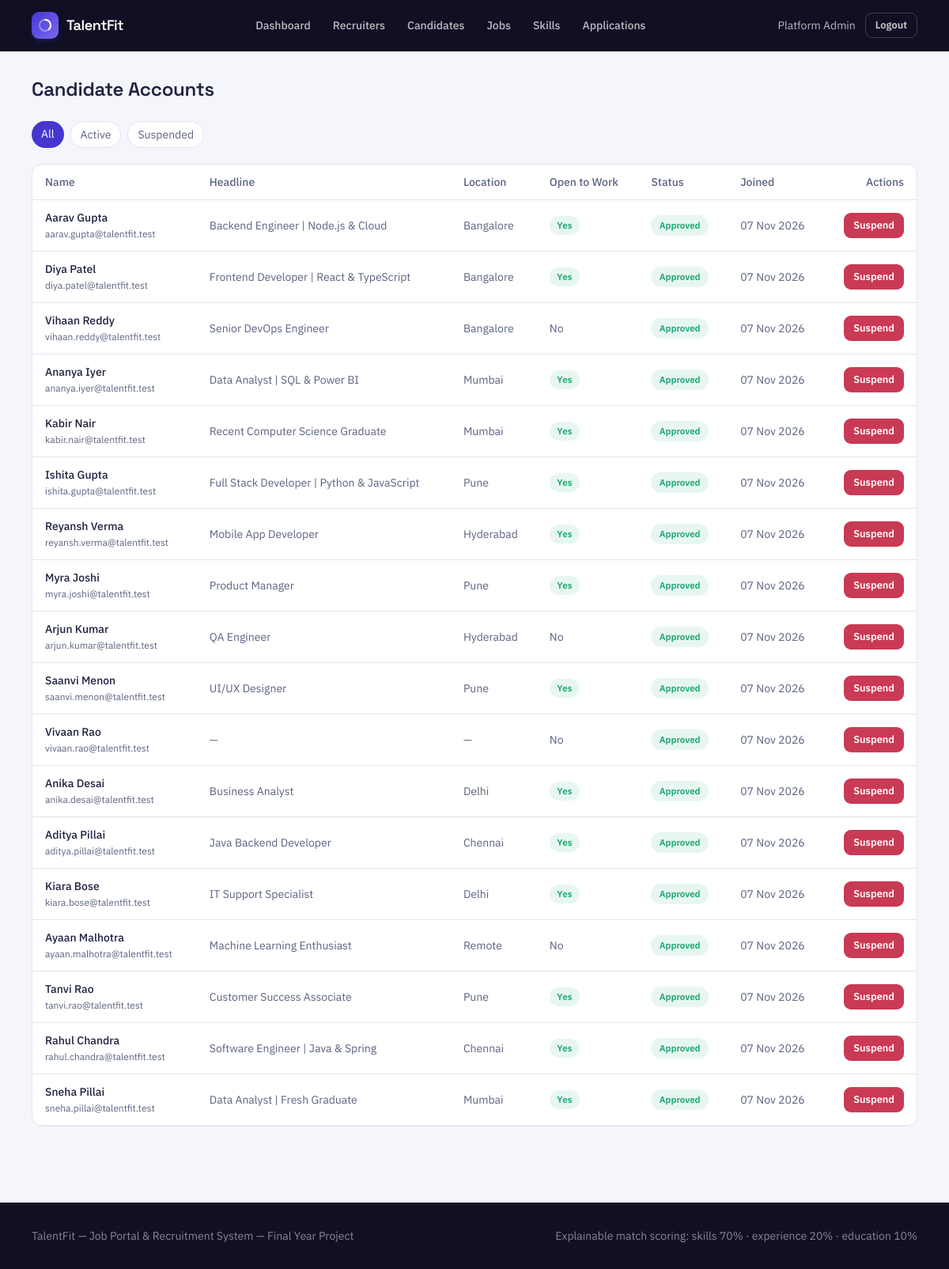
The app's page /admin/candidates (signed in) with its own data.
### tables this page shows
CREATE TABLE users (
    id INT AUTO_INCREMENT PRIMARY KEY,
    name VARCHAR(150) NOT NULL,
    email VARCHAR(190) NOT NULL UNIQUE,
    password_hash VARCHAR(255) NULL,
    role ENUM('admin', 'recruiter', 'candidate') NOT NULL,
    status ENUM('pending', 'approved', 'rejected', 'suspended') NOT NULL DEFAULT 'approved',
    source ENUM('seed', 'self_registered', 'bulk_import', 'admin_manual') NOT NULL DEFAULT 'self_registered',
    reset_token VARCHAR(64) NULL,
    reset_token_expires_at DATETIME NULL,
    created_at TIMESTAMP NOT NULL DEFAULT CURRENT_TIMESTAMP,
    updated_at TIMESTAMP NOT NULL DEFAULT CURRENT_TIMESTAMP ON UPDATE CURRENT_TIMESTAMP
);

CREATE TABLE candidate_profiles (
    user_id INT PRIMARY KEY,
    headline VARCHAR(200) NULL,
    photo_path VARCHAR(255) NULL,
    resume_path VARCHAR(255) NULL,
    location VARCHAR(150) NULL,
    phone VARCHAR(30) NULL,
    open_to_work TINYINT(1) NOT NULL DEFAULT 1,
    CONSTRAINT fk_cp_user FOREIGN KEY (user_id) REFERENCES users(id) ON DELETE CASCADE
);

### app/views/admin/candidates/index.php (the view, shortened to what the rows shown need)
<h1 class="font-display font-semibold text-2xl text-ink mb-6">Candidate Accounts</h1>
<div class="flex gap-2 mb-5 text-sm">
    <?php foreach (['' => 'All', 'approved' => 'Active', 'suspended' => 'Suspended'] as $val => $label): ?>
        <a href="<?= Router::url('/admin/candidates' . ($val ? '?status=' . $val : '')) ?>"
           class="px-3 py-1.5 rounded-full <?= ($status ?: '') === $val ? 'bg-indigo text-white' : 'bg-white border hairline text-slateink' ?>"><?= $label ?></a>
    <?php endforeach; ?>
</div>
<div class="card-surface overflow-x-auto">
    <table class="w-full text-sm">
        <thead>
            <tr class="text-left text-slateink border-b hairline">
                <th class="py-3 px-4 font-medium">Name</th>
                <th class="py-3 px-4 font-medium">Headline</th>
                <th class="py-3 px-4 font-medium">Location</th>
                <th class="py-3 px-4 font-medium">Open to Work</th>
                <th class="py-3 px-4 font-medium">Status</th>
                <th class="py-3 px-4 font-medium">Joined</th>
                <th class="py-3 px-4 font-medium text-right">Actions</th>
            </tr>
        </thead>
        <tbody>
        <?php foreach ($candidates as $c): ?>
            <tr class="border-b hairline">
                <td class="py-3 px-4 font-medium text-ink"><?= e($c['name']) ?><br><span class="text-slateink text-xs font-normal"><?= e($c['email']) ?></span></td>
                <td class="py-3 px-4 text-slateink"><?= e($c['headline'] ?? '—') ?></td>
                <td class="py-3 px-4 text-slateink"><?= e($c['location'] ?? '—') ?></td>
                <td class="py-3 px-4"><?= !empty($c['open_to_work']) ? '<span class="chip chip-met">Yes</span>' : '<span class="text-slateink">No</span>' ?></td>
                <td class="py-3 px-4"><span class="status-badge status-<?= e($c['status']) ?> capitalize"><?= e($c['status']) ?></span></td>
                <td class="py-3 px-4 text-slateink"><?= format_date($c['created_at']) ?></td>
                <td class="py-3 px-4 text-right">
                    <?php if ($c['status'] === 'suspended'): ?>
                        <form method="post" action="<?= Router::url('/admin/candidates/' . $c['id'] . '/unsuspend') ?>"><?= Csrf::field() ?><button class="btn-secondary btn-sm">Reinstate</button></form>
                    <?php else: ?>
                        <form method="post" action="<?= Router::url('/admin/candidates/' . $c['id'] . '/suspend') ?>"><?= Csrf::field() ?><button class="btn-danger btn-sm">Suspend</button></form>
                    <?php endif; ?>
                </td>
            </tr>
        <?php endforeach; ?>
        </tbody>
    </table>
</div>

### core/Router.php (shortened to what the rows shown need)
<?php
class Router
{
    private array $routes = ['GET' => [], 'POST' => []];
    private static string $basePath = '';
    public static function setBasePath(string $path): void
    {
        self::$basePath = rtrim($path, '/');
    }
    public static function url(string $path = ''): string
    {
        return self::$basePath . $path;
    }
    public function get(string $pattern, array $handler): void
    {
        $this->routes['GET'][$pattern] = $handler;
    }
    public function post(string $pattern, array $handler): void
    {
        $this->routes['POST'][$pattern] = $handler;
    }
    public function dispatch(string $method, string $uri): void
    {
        $path = parse_url($uri, PHP_URL_PATH) ?? '/';
        $path = rtrim($path, '/');
        foreach ($this->routes[$method] ?? [] as $pattern => $handler) {
            $params = $this->match($pattern, $path);
            if ($params !== null) {
                [$controllerClass, $action] = $handler;
                $controller = new $controllerClass();
                call_user_func_array([$controller, $action], $params);
                return;
            }
        }
    }
    private function match(string $pattern, string $path): ?array
    {
        $regex = preg_replace('#\{[a-zA-Z_]+\}#', '([^/]+)', $pattern);
        $regex = rtrim($regex, '/');
        if ($regex === '') {
            $regex = '/';
        }
        if (!preg_match('#^' . $regex . '$#', $path, $matches)) {
            return null;
        }
        array_shift($matches);
        return $matches;
    }
}

### app/views/partials/header.php (shortened to what the rows shown need)
<?php
$currentUser = Auth::user();
$role = $currentUser['role'] ?? null;
?>
<!doctype html>
<html lang="en">
<head>
    <script src="https://cdn.tailwindcss.com"></script>
    <link href="<?= Router::url('/assets/css/style.css') ?>" rel="stylesheet">
</head>
<body class="font-body">
<nav class="tf-nav">
    <div class="max-w-6xl mx-auto px-4 flex items-center justify-between h-16">
        <a href="<?= Router::url($currentUser ? Auth::dashboardPath() : '/') ?>" class="flex items-center gap-2.5">
            <span class="brand-mark">
                <svg width="18" height="18" viewBox="0 0 36 36" fill="none">
                    <circle cx="18" cy="18" r="14" stroke="rgba(255,255,255,0.35)" stroke-width="4"/>
                    <path d="M18 4a14 14 0 0 1 9.9 23.9" stroke="#fff" stroke-width="4" stroke-linecap="round"/>
                </svg>
            </span>
            <span class="font-display font-semibold text-white text-lg tracking-tight">TalentFit</span>
        </a>
        <div class="hidden md:flex items-center gap-1 text-sm font-medium">
            <?php if ($role === 'admin'): ?>
                <a class="nav-link px-3 py-2" href="<?= Router::url('/admin/dashboard') ?>">Dashboard</a>
                <a class="nav-link px-3 py-2" href="<?= Router::url('/admin/recruiters') ?>">Recruiters</a>
                <a class="nav-link px-3 py-2" href="<?= Router::url('/admin/candidates') ?>">Candidates</a>
                <a class="nav-link px-3 py-2" href="<?= Router::url('/admin/jobs') ?>">Jobs</a>
                <a class="nav-link px-3 py-2" href="<?= Router::url('/admin/skills') ?>">Skills</a>
                <a class="nav-link px-3 py-2" href="<?= Router::url('/admin/applications') ?>">Applications</a>
            <?php else: ?>
                <a class="nav-link px-3 py-2" href="<?= Router::url('/jobs') ?>">Browse Jobs</a>
            <?php endif; ?>
        </div>
        <div class="flex items-center gap-3">
            <?php if ($currentUser): ?>
                <a href="<?= Router::url('/account') ?>" class="hidden sm:inline text-sm text-white/70 hover:text-white"><?= e($currentUser['name']) ?></a>
                <form method="post" action="<?= Router::url('/logout') ?>">
                    <button type="submit" class="btn-secondary btn-sm !bg-transparent !text-white/80 !border-white/20 hover:!text-white">Logout</button>
                </form>
            <?php else: ?>
                <a href="<?= Router::url('/login') ?>" class="text-sm font-medium text-white/80 hover:text-white">Login</a>
                <a href="<?= Router::url('/register') ?>" class="btn-primary btn-sm">Get started</a>
            <?php endif; ?>
        </div>
    </div>
</nav>
<main class="max-w-6xl mx-auto px-4 py-8">

### records on screen
users: name "Platform Admin"
candidate_profiles: user_id.name "Aarav Gupta", user_id.email "aarav.gupta@talentfit.test", headline "Backend Engineer | Node.js & Cloud", location "Bangalore", open_to_work "Yes", user_id.status "Approved", user_id.created_at "07 Nov 2026"
candidate_profiles: user_id.name "Diya Patel", user_id.email "diya.patel@talentfit.test", headline "Frontend Developer | React & TypeScript", location "Bangalore", open_to_work "Yes", user_id.status "Approved", user_id.created_at "07 Nov 2026"
candidate_profiles: user_id.name "Vihaan Reddy", user_id.email "vihaan.reddy@talentfit.test", headline "Senior DevOps Engineer", location "Bangalore", open_to_work "No", user_id.status "Approved", user_id.created_at "07 Nov 2026"
candidate_profiles: user_id.name "Ananya Iyer", user_id.email "ananya.iyer@talentfit.test", headline "Data Analyst | SQL & Power BI", location "Mumbai", open_to_work "Yes", user_id.status "Approved", user_id.created_at "07 Nov 2026"
candidate_profiles: user_id.name "Kabir Nair", user_id.email "kabir.nair@talentfit.test", headline "Recent Computer Science Graduate", location "Mumbai", open_to_work "Yes", user_id.status "Approved", user_id.created_at "07 Nov 2026"
candidate_profiles: user_id.name "Ishita Gupta", user_id.email "ishita.gupta@talentfit.test", headline "Full Stack Developer | Python & JavaScript", location "Pune", open_to_work "Yes", user_id.status "Approved", user_id.created_at "07 Nov 2026"
candidate_profiles: user_id.name "Reyansh Verma", user_id.email "reyansh.verma@talentfit.test", headline "Mobile App Developer", location "Hyderabad", open_to_work "Yes", user_id.status "Approved", user_id.created_at "07 Nov 2026"
candidate_profiles: user_id.name "Myra Joshi", user_id.email "myra.joshi@talentfit.test", headline "Product Manager", location "Pune", open_to_work "Yes", user_id.status "Approved", user_id.created_at "07 Nov 2026"
candidate_profiles: user_id.name "Arjun Kumar", user_id.email "arjun.kumar@talentfit.test", headline "QA Engineer", location "Hyderabad", open_to_work "No", user_id.status "Approved", user_id.created_at "07 Nov 2026"
candidate_profiles: user_id.name "Saanvi Menon", user_id.email "saanvi.menon@talentfit.test", headline "UI/UX Designer", location "Pune", open_to_work "Yes", user_id.status "Approved", user_id.created_at "07 Nov 2026"
users: name "Vivaan Rao", email "vivaan.rao@talentfit.test", headline "—", location "—", shows "No", status "Approved", created_at "07 Nov 2026"
candidate_profiles: user_id.name "Anika Desai", user_id.email "anika.desai@talentfit.test", headline "Business Analyst", location "Delhi", open_to_work "Yes", user_id.status "Approved", user_id.created_at "07 Nov 2026"
candidate_profiles: user_id.name "Aditya Pillai", user_id.email "aditya.pillai@talentfit.test", headline "Java Backend Developer", location "Chennai", open_to_work "Yes", user_id.status "Approved", user_id.created_at "07 Nov 2026"
candidate_profiles: user_id.name "Kiara Bose", user_id.email "kiara.bose@talentfit.test", headline "IT Support Specialist", location "Delhi", open_to_work "Yes", user_id.status "Approved", user_id.created_at "07 Nov 2026"
candidate_profiles: user_id.name "Ayaan Malhotra", user_id.email "ayaan.malhotra@talentfit.test", headline "Machine Learning Enthusiast", location "Remote", open_to_work "No", user_id.status "Approved", user_id.created_at "07 Nov 2026"
candidate_profiles: user_id.name "Tanvi Rao", user_id.email "tanvi.rao@talentfit.test", headline "Customer Success Associate", location "Pune", open_to_work "Yes", user_id.status "Approved", user_id.created_at "07 Nov 2026"
candidate_profiles: user_id.name "Rahul Chandra", user_id.email "rahul.chandra@talentfit.test", headline "Software Engineer | Java & Spring", location "Chennai", open_to_work "Yes", user_id.status "Approved", user_id.created_at "07 Nov 2026"
candidate_profiles: user_id.name "Sneha Pillai", user_id.email "sneha.pillai@talentfit.test", headline "Data Analyst | Fresh Graduate", location "Mumbai", open_to_work "Yes", user_id.status "Approved", user_id.created_at "07 Nov 2026"

### other values on screen
$label "All"
$label "Active"
$label "Suspended"
